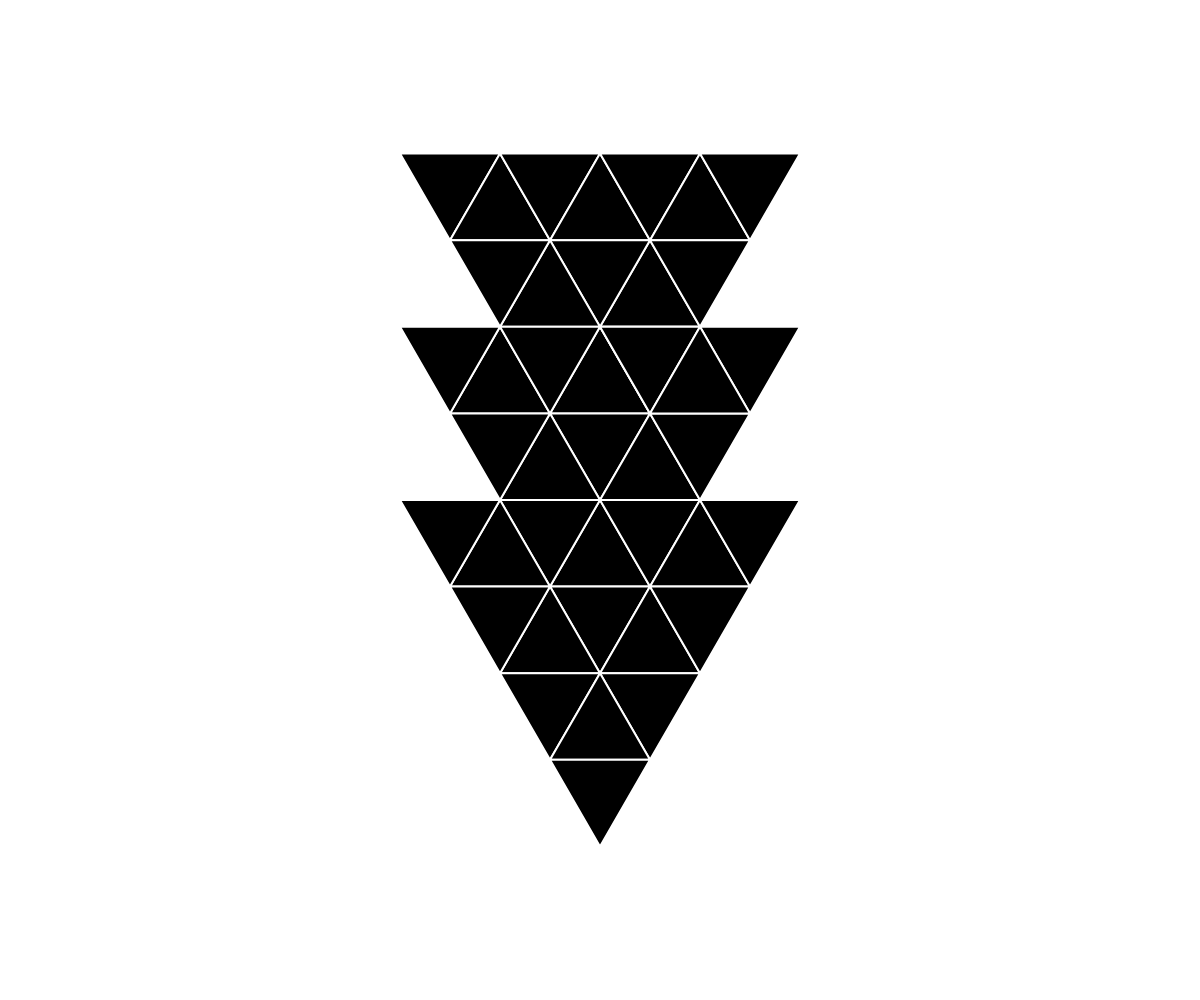
Frame 1 (no input)
Frame 2 (the mouse pressed at the canvas centre, redrawn once): identical to frame 1, image omitted

The p5.js sketch that drew this single still picture (run headless with seeded random() and noise() and a simulated clock; the mouse was pressed at the canvas centre and the sketch redrawn once):

// p5.js sketch
// ── sketch.js
let edge_length = 100; // Length of the triangle's edge
const sqrt3 = Math.sqrt(3); // Square root of 3, a constant used in calculations



// Function to calculate the center of a triangle
function triCenter(a, b, c) {
  return {
    x: (0.5 * a - 0.5 * c) * edge_length,
    // Invert the y-coordinate calculation to orient the triangles correctly
    y: (sqrt3 / 6 * a - sqrt3 / 3 * b + sqrt3 / 6 * c) * edge_length
  };
}

// Function to check if a triangle points up
function pointsUp(a, b, c) {
  return a + b + c === 2;
}

// Function to calculate the corners of a triangle
function triCorners(a, b, c) {
  if (pointsUp(a, b, c)) {
    return [
      triCenter(1 + a, b, c),
      triCenter(a, b, 1 + c),
      triCenter(a, 1 + b, c),
    ];
  } else {
    return [
      triCenter(-1 + a, b, c),
      triCenter(a, b, -1 + c),
      triCenter(a, -1 + b, c),
    ];
  }
}

// Draw a single triangle based on its a, b, c coordinates
function drawTriangle(a, b, c) {
  const corners = triCorners(a, b, c);
  beginShape();
  corners.forEach(corner => vertex(corner.x, corner.y));
  endShape(CLOSE);
}

// Setup function
function setup() {
  createCanvas(windowWidth, windowHeight);
  noLoop(); // Static sketch, no need to loop
}

// Draw function
function draw() {
  background(255);
  stroke(255);
  strokeWeight(2)
  translate(width / 2, height / 2); // Centering the drawing on the canvas
  fill(0); // Semi-transparent fill

  // Example: Draw a triangle and its neighbors
  //øverste:
  drawTriangle(-3, 4, 0); // Drawing an example triangle
 drawTriangle(-2, 4, 0); // Drawing an example triangle
 drawTriangle(-2, 4, -1); // Drawing an example triangle
 drawTriangle(-1, 4, -1); // Drawing an example triangle
 drawTriangle(-1, 4, -2); // Drawing an example triangle
 drawTriangle(0, 4, -2); // Drawing an example triangle
 drawTriangle(0, 4, -3); // Drawing an example triangle

  drawTriangle(0, 3, -1); // Drawing an example triangle
  drawTriangle(-1, 3, -1); // Drawing an example triangle
  drawTriangle(-1, 3, 0); // Drawing an example triangle
  drawTriangle(-2, 3, 0); // Drawing an example triangle
  drawTriangle(0, 3, -2); // Drawing an example triangle
  

  drawTriangle(0, 2, 0); // Drawing an example triangle
  drawTriangle(-1, 2, 1); // Drawing an example triangle
  drawTriangle(-2, 2, 1); // Drawing an example triangle
  drawTriangle(0, 2, -1); // Drawing an example triangle
  drawTriangle(1, 2, -2); // Drawing an example triangle

  //andre linje: 
  drawTriangle(0, 1, 0); // Drawing an example triangle
  drawTriangle(1, 1, 0); // Drawing an example triangle
  drawTriangle(1, 1, -1); // Drawing an example triangle
  drawTriangle(0, 1, 1); // Drawing an example triangle
  drawTriangle(-1, 1, 1); // Drawing an example triangle
  drawTriangle(0, 2, -1); // Drawing an example triangle
  drawTriangle(1, 2, -1); // Drawing an example triangle
  drawTriangle(-1, 2, 0); // Drawing an example triangle

  drawTriangle(1, 0, 1); // Drawing an example triangle
  drawTriangle(1, 0, 0); // Drawing an example triangle
  drawTriangle(2, 0, 0); // Drawing an example triangle
  drawTriangle(2, 0, -1); // Drawing an example triangle
  drawTriangle(0, 0, 1); // Drawing an example triangle
  drawTriangle(0, 0, 2); // Drawing an example triangle
  drawTriangle(-1, 0, 2); // Drawing an example triangle


  drawTriangle(1, -1, 1); // midten rad 6 ovenfra
  
  drawTriangle(2, -1, 1); // til høyre fra midten
  drawTriangle(2, -1,0); // helt høyre rad 6

  drawTriangle(1, -1, 2); // til venstre frea midten
  
  drawTriangle(0, -1, 2); // helt venstre rad 6

  drawTriangle(2, -2, 1); // til høyre fra midten rad 7
  drawTriangle(1, -2, 2); // til venstre fre midten rad 7
  drawTriangle(2, -2, 2); // midten rad 7 

  drawTriangle(2, -3, 2); // midten rad 8 

}
